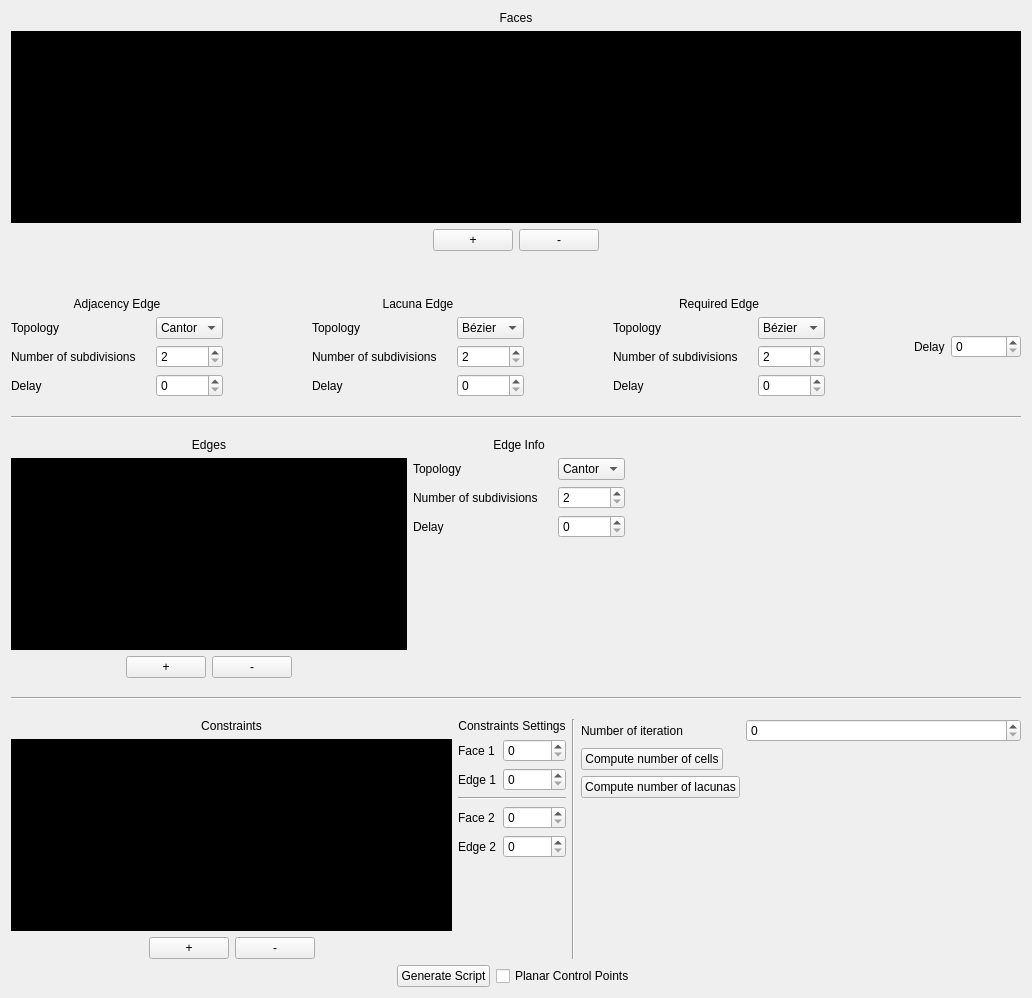
      <widget class="QWidget" name="tab">
       <attribute name="title">
        <string>Auto Subd 2D</string>
       </attribute>
       <layout class="QGridLayout" name="gridLayout_3">
        <item row="0" column="0">
         <layout class="QVBoxLayout" name="verticalLayout_6">
          <item>
           <layout class="QVBoxLayout" name="verticalLayout_4">
            <item>
             <layout class="QVBoxLayout" name="verticalLayout">
              <item>
               <widget class="QLabel" name="label_4">
                <property name="text">
                 <string>Faces</string>
                </property>
                <property name="alignment">
                 <set>Qt::AlignCenter</set>
                </property>
               </widget>
              </item>
              <item>
               <widget class="QListWidget" name="listWidget_faces">
                <property name="font">
                 <font>
                  <pointsize>12</pointsize>
                  <bold>true</bold>
                 </font>
                </property>
                <property name="styleSheet">
                 <string notr="true">QListWidget::item:selected{
	background-color: #AEAEFE;
	color: rgba(0, 0, 0, 0.66);
}
QListWidget::item{
	padding: 5px;
}
QListWidget {
	background-color: black;
	outline: none;
}</string>
                </property>
                <property name="spacing">
                 <number>0</number>
                </property>
               </widget>
              </item>
              <item>
               <layout class="QHBoxLayout" name="horizontalLayout_2">
                <item>
                 <spacer name="horizontalSpacer">
                  <property name="orientation">
                   <enum>Qt::Horizontal</enum>
                  </property>
                  <property name="sizeHint" stdset="0">
                   <size>
                    <width>40</width>
                    <height>20</height>
                   </size>
                  </property>
                 </spacer>
                </item>
                <item>
                 <widget class="QPushButton" name="pushButton_addFace">
                  <property name="text">
                   <string>+</string>
                  </property>
                 </widget>
                </item>
                <item>
                 <widget class="QPushButton" name="pushButton_removeFace">
                  <property name="enabled">
                   <bool>true</bool>
                  </property>
                  <property name="text">
                   <string>-</string>
                  </property>
                 </widget>
                </item>
                <item>
                 <spacer name="horizontalSpacer_2">
                  <property name="orientation">
                   <enum>Qt::Horizontal</enum>
                  </property>
                  <property name="sizeHint" stdset="0">
                   <size>
                    <width>40</width>
                    <height>20</height>
                   </size>
                  </property>
                 </spacer>
                </item>
               </layout>
              </item>
             </layout>
            </item>
            <item>
             <spacer name="verticalSpacer_8">
              <property name="orientation">
               <enum>Qt::Vertical</enum>
              </property>
              <property name="sizeHint" stdset="0">
               <size>
                <width>20</width>
                <height>40</height>
               </size>
              </property>
             </spacer>
            </item>
            <item>
             <layout class="QHBoxLayout" name="horizontalLayout">
              <item>
               <layout class="QFormLayout" name="formLayout_3">
                <item row="1" column="0">
                 <widget class="QLabel" name="labelTopology_3">
                  <property name="minimumSize">
                   <size>
                    <width>84</width>
                    <height>0</height>
                   </size>
                  </property>
                  <property name="text">
                   <string>Topology</string>
                  </property>
                 </widget>
                </item>
                <item row="1" column="1">
                 <widget class="QComboBox" name="comboBox_adjEdgeTopology">
                  <property name="enabled">
                   <bool>true</bool>
                  </property>
                  <property name="currentIndex">
                   <number>0</number>
                  </property>
                  <item>
                   <property name="text">
                    <string>Cantor</string>
                   </property>
                  </item>
                  <item>
                   <property name="text">
                    <string notr="true">Bézier</string>
                   </property>
                  </item>
                 </widget>
                </item>
                <item row="2" column="0">
                 <widget class="QLabel" name="labelNumberOfSubdivisions_3">
                  <property name="minimumSize">
                   <size>
                    <width>139</width>
                    <height>0</height>
                   </size>
                  </property>
                  <property name="text">
                   <string>Number of subdivisions</string>
                  </property>
                 </widget>
                </item>
                <item row="2" column="1">
                 <widget class="QSpinBox" name="spinBox_adjEdgeNbSubdivisions">
                  <property name="enabled">
                   <bool>true</bool>
                  </property>
                  <property name="minimum">
                   <number>2</number>
                  </property>
                 </widget>
                </item>
                <item row="3" column="0">
                 <widget class="QLabel" name="labelDelay_3">
                  <property name="minimumSize">
                   <size>
                    <width>84</width>
                    <height>0</height>
                   </size>
                  </property>
                  <property name="text">
                   <string>Delay</string>
                  </property>
                 </widget>
                </item>
                <item row="3" column="1">
                 <widget class="QSpinBox" name="spinBox_adjEdgeDelay">
                  <property name="enabled">
                   <bool>true</bool>
                  </property>
                 </widget>
                </item>
                <item row="0" column="0" colspan="2">
                 <widget class="QLabel" name="label_3">
                  <property name="text">
                   <string>Adjacency Edge</string>
                  </property>
                  <property name="alignment">
                   <set>Qt::AlignCenter</set>
                  </property>
                 </widget>
                </item>
               </layout>
              </item>
              <item>
               <spacer name="horizontalSpacer_7">
                <property name="orientation">
                 <enum>Qt::Horizontal</enum>
                </property>
                <property name="sizeHint" stdset="0">
                 <size>
                  <width>40</width>
                  <height>20</height>
                 </size>
                </property>
               </spacer>
              </item>
              <item>
               <layout class="QFormLayout" name="formLayout_2">
                <item row="1" column="0">
                 <widget class="QLabel" name="labelTopology_2">
                  <property name="minimumSize">
                   <size>
                    <width>84</width>
                    <height>0</height>
                   </size>
                  </property>
                  <property name="text">
                   <string>Topology</string>
                  </property>
                 </widget>
                </item>
                <item row="1" column="1">
                 <widget class="QComboBox" name="comboBox_gapEdgeTopology">
                  <property name="enabled">
                   <bool>true</bool>
                  </property>
                  <property name="currentIndex">
                   <number>1</number>
                  </property>
                  <item>
                   <property name="text">
                    <string>Cantor</string>
                   </property>
                  </item>
                  <item>
                   <property name="text">
                    <string notr="true">Bézier</string>
                   </property>
                  </item>
                 </widget>
                </item>
                <item row="2" column="0">
                 <widget class="QLabel" name="labelNumberOfSubdivisions_2">
                  <property name="minimumSize">
                   <size>
                    <width>139</width>
                    <height>0</height>
                   </size>
                  </property>
                  <property name="text">
                   <string>Number of subdivisions</string>
                  </property>
                 </widget>
                </item>
                <item row="2" column="1">
                 <widget class="QSpinBox" name="spinBox_gapEdgeNbSubdivisions">
                  <property name="enabled">
                   <bool>true</bool>
                  </property>
                  <property name="minimum">
                   <number>2</number>
                  </property>
                 </widget>
                </item>
                <item row="3" column="0">
                 <widget class="QLabel" name="labelDelay_2">
                  <property name="minimumSize">
                   <size>
                    <width>84</width>
                    <height>0</height>
                   </size>
                  </property>
                  <property name="text">
                   <string>Delay</string>
                  </property>
                 </widget>
                </item>
                <item row="3" column="1">
                 <widget class="QSpinBox" name="spinBox_gapEdgeDelay">
                  <property name="enabled">
                   <bool>true</bool>
                  </property>
                 </widget>
                </item>
                <item row="0" column="0" colspan="2">
                 <widget class="QLabel" name="label_2">
                  <property name="text">
                   <string>Lacuna Edge</string>
                  </property>
                  <property name="alignment">
                   <set>Qt::AlignCenter</set>
                  </property>
                 </widget>
                </item>
               </layout>
              </item>
              <item>
               <spacer name="horizontalSpacer_8">
                <property name="orientation">
                 <enum>Qt::Horizontal</enum>
                </property>
                <property name="sizeHint" stdset="0">
                 <size>
                  <width>40</width>
                  <height>20</height>
                 </size>
                </property>
               </spacer>
              </item>
              <item>
               <layout class="QFormLayout" name="formLayout">
                <item row="0" column="0" colspan="2">
                 <widget class="QLabel" name="label">
                  <property name="text">
                   <string>Required Edge</string>
                  </property>
                  <property name="alignment">
                   <set>Qt::AlignCenter</set>
                  </property>
                 </widget>
                </item>
                <item row="1" column="0">
                 <widget class="QLabel" name="labelTopology">
                  <property name="minimumSize">
                   <size>
                    <width>84</width>
                    <height>0</height>
                   </size>
                  </property>
                  <property name="text">
                   <string>Topology</string>
                  </property>
                 </widget>
                </item>
                <item row="1" column="1">
                 <widget class="QComboBox" name="comboBox_reqEdgeTopology">
                  <property name="enabled">
                   <bool>true</bool>
                  </property>
                  <property name="currentIndex">
                   <number>1</number>
                  </property>
                  <item>
                   <property name="text">
                    <string>Cantor</string>
                   </property>
                  </item>
                  <item>
                   <property name="text">
                    <string notr="true">Bézier</string>
                   </property>
                  </item>
                 </widget>
                </item>
                <item row="2" column="0">
                 <widget class="QLabel" name="labelNumberOfSubdivisions">
                  <property name="minimumSize">
                   <size>
                    <width>139</width>
                    <height>0</height>
                   </size>
                  </property>
                  <property name="text">
                   <string>Number of subdivisions</string>
                  </property>
                 </widget>
                </item>
                <item row="2" column="1">
                 <widget class="QSpinBox" name="spinBox_reqEdgeNbSubdivisions">
                  <property name="enabled">
                   <bool>true</bool>
                  </property>
                  <property name="minimum">
                   <number>2</number>
                  </property>
                 </widget>
                </item>
                <item row="3" column="0">
                 <widget class="QLabel" name="labelDelay">
                  <property name="minimumSize">
                   <size>
                    <width>84</width>
                    <height>0</height>
                   </size>
                  </property>
                  <property name="text">
                   <string>Delay</string>
                  </property>
                 </widget>
                </item>
                <item row="3" column="1">
                 <widget class="QSpinBox" name="spinBox_reqEdgeDelay">
                  <property name="enabled">
                   <bool>true</bool>
                  </property>
                 </widget>
                </item>
               </layout>
              </item>
              <item>
               <spacer name="horizontalSpacer_9">
                <property name="orientation">
                 <enum>Qt::Horizontal</enum>
                </property>
                <property name="sizeHint" stdset="0">
                 <size>
                  <width>40</width>
                  <height>20</height>
                 </size>
                </property>
               </spacer>
              </item>
              <item>
               <layout class="QHBoxLayout" name="horizontalLayout_9">
                <item>
                 <widget class="QLabel" name="label_13">
                  <property name="text">
                   <string>Delay</string>
                  </property>
                 </widget>
                </item>
                <item>
                 <widget class="QSpinBox" name="spinBox_faceDelay">
                  <property name="enabled">
                   <bool>true</bool>
                  </property>
                  <property name="minimumSize">
                   <size>
                    <width>70</width>
                    <height>0</height>
                   </size>
                  </property>
                 </widget>
                </item>
               </layout>
              </item>
             </layout>
            </item>
           </layout>
          </item>
          <item>
           <spacer name="verticalSpacer_6">
            <property name="orientation">
             <enum>Qt::Vertical</enum>
            </property>
            <property name="sizeHint" stdset="0">
             <size>
              <width>1010</width>
              <height>13</height>
             </size>
            </property>
           </spacer>
          </item>
          <item>
           <widget class="Line" name="line">
            <property name="orientation">
             <enum>Qt::Horizontal</enum>
            </property>
           </widget>
          </item>
          <item>
           <spacer name="verticalSpacer_7">
            <property name="orientation">
             <enum>Qt::Vertical</enum>
            </property>
            <property name="sizeHint" stdset="0">
             <size>
              <width>1010</width>
              <height>13</height>
             </size>
            </property>
           </spacer>
          </item>
          <item>
           <layout class="QHBoxLayout" name="horizontalLayout_5">
            <item>
             <layout class="QVBoxLayout" name="verticalLayout_2">
              <item>
               <widget class="QLabel" name="label_5">
                <property name="text">
                 <string>Edges</string>
                </property>
                <property name="alignment">
                 <set>Qt::AlignCenter</set>
                </property>
               </widget>
              </item>
              <item>
               <widget class="QListWidget" name="listWidget_edges">
                <property name="font">
                 <font>
                  <pointsize>12</pointsize>
                  <bold>true</bold>
                 </font>
                </property>
                <property name="styleSheet">
                 <string notr="true">QListWidget::item:selected{
	background-color: #AEAEFE;
	color: rgba(0, 0, 0, 0.66);
}
QListWidget::item{
	padding: 5px;
}
QListWidget {
	background-color: black;
	outline: none;
}</string>
                </property>
                <property name="spacing">
                 <number>0</number>
                </property>
               </widget>
              </item>
              <item>
               <layout class="QHBoxLayout" name="horizontalLayout_3">
                <item>
                 <spacer name="horizontalSpacer_4">
                  <property name="orientation">
                   <enum>Qt::Horizontal</enum>
                  </property>
                  <property name="sizeHint" stdset="0">
                   <size>
                    <width>40</width>
                    <height>20</height>
                   </size>
                  </property>
                 </spacer>
                </item>
                <item>
                 <widget class="QPushButton" name="pushButton_addEdge">
                  <property name="enabled">
                   <bool>true</bool>
                  </property>
                  <property name="text">
                   <string>+</string>
                  </property>
                 </widget>
                </item>
                <item>
                 <widget class="QPushButton" name="pushButton_removeEdge">
                  <property name="enabled">
                   <bool>true</bool>
                  </property>
                  <property name="text">
                   <string>-</string>
                  </property>
                 </widget>
                </item>
                <item>
                 <spacer name="horizontalSpacer_3">
                  <property name="orientation">
                   <enum>Qt::Horizontal</enum>
                  </property>
                  <property name="sizeHint" stdset="0">
                   <size>
                    <width>40</width>
                    <height>20</height>
                   </size>
                  </property>
                 </spacer>
                </item>
               </layout>
              </item>
             </layout>
            </item>
            <item>
             <layout class="QFormLayout" name="formLayout_4">
              <item row="1" column="0">
               <widget class="QLabel" name="labelTopology_4">
                <property name="minimumSize">
                 <size>
                  <width>84</width>
                  <height>0</height>
                 </size>
                </property>
                <property name="text">
                 <string>Topology</string>
                </property>
               </widget>
              </item>
              <item row="1" column="1">
               <widget class="QComboBox" name="comboBox_currentEdgeTopology">
                <property name="enabled">
                 <bool>true</bool>
                </property>
                <item>
                 <property name="text">
                  <string>Cantor</string>
                 </property>
                </item>
                <item>
                 <property name="text">
                  <string notr="true">Bézier</string>
                 </property>
                </item>
               </widget>
              </item>
              <item row="2" column="0">
               <widget class="QLabel" name="labelNumberOfSubdivisions_4">
                <property name="minimumSize">
                 <size>
                  <width>139</width>
                  <height>0</height>
                 </size>
                </property>
                <property name="text">
                 <string>Number of subdivisions</string>
                </property>
               </widget>
              </item>
              <item row="2" column="1">
               <widget class="QSpinBox" name="spinBox_currentEdgeNbSubdivisions">
                <property name="enabled">
                 <bool>true</bool>
                </property>
                <property name="minimum">
                 <number>2</number>
                </property>
               </widget>
              </item>
              <item row="3" column="0">
               <widget class="QLabel" name="labelDelay_4">
                <property name="minimumSize">
                 <size>
                  <width>84</width>
                  <height>0</height>
                 </size>
                </property>
                <property name="text">
                 <string>Delay</string>
                </property>
               </widget>
              </item>
              <item row="3" column="1">
               <widget class="QSpinBox" name="spinBox_currentEdgeDelay">
                <property name="enabled">
                 <bool>true</bool>
                </property>
               </widget>
              </item>
              <item row="0" column="0" colspan="2">
               <widget class="QLabel" name="label_6">
                <property name="text">
                 <string>Edge Info</string>
                </property>
                <property name="alignment">
                 <set>Qt::AlignCenter</set>
                </property>
               </widget>
              </item>
             </layout>
            </item>
            <item>
             <spacer name="horizontalSpacer_10">
              <property name="orientation">
               <enum>Qt::Horizontal</enum>
              </property>
              <property name="sizeHint" stdset="0">
               <size>
                <width>40</width>
                <height>20</height>
               </size>
              </property>
             </spacer>
            </item>
           </layout>
          </item>
          <item>
           <spacer name="verticalSpacer_5">
            <property name="orientation">
             <enum>Qt::Vertical</enum>
            </property>
            <property name="sizeHint" stdset="0">
             <size>
              <width>1010</width>
              <height>13</height>
             </size>
            </property>
           </spacer>
          </item>
          <item>
           <widget class="Line" name="line_2">
            <property name="orientation">
             <enum>Qt::Horizontal</enum>
            </property>
           </widget>
          </item>
          <item>
           <spacer name="verticalSpacer_4">
            <property name="orientation">
             <enum>Qt::Vertical</enum>
            </property>
            <property name="sizeHint" stdset="0">
             <size>
              <width>1010</width>
              <height>13</height>
             </size>
            </property>
           </spacer>
          </item>
          <item>
           <layout class="QHBoxLayout" name="horizontalLayout_6">
            <item>
             <layout class="QVBoxLayout" name="verticalLayout_3">
              <item>
               <widget class="QLabel" name="label_7">
                <property name="text">
                 <string>Constraints</string>
                </property>
                <property name="alignment">
                 <set>Qt::AlignCenter</set>
                </property>
               </widget>
              </item>
              <item>
               <widget class="QListWidget" name="listWidget_constraints">
                <property name="font">
                 <font>
                  <pointsize>12</pointsize>
                  <bold>true</bold>
                 </font>
                </property>
                <property name="styleSheet">
                 <string notr="true">QListWidget::item:selected{
	background-color: #AEAEFE;
	color: rgba(0, 0, 0, 0.66);
}
QListWidget::item{
	padding: 5px;
}
QListWidget {
	background-color: black;
	outline: none;
}</string>
                </property>
                <property name="spacing">
                 <number>0</number>
                </property>
               </widget>
              </item>
              <item>
               <layout class="QHBoxLayout" name="horizontalLayout_4">
                <item>
                 <spacer name="horizontalSpacer_6">
                  <property name="orientation">
                   <enum>Qt::Horizontal</enum>
                  </property>
                  <property name="sizeHint" stdset="0">
                   <size>
                    <width>40</width>
                    <height>20</height>
                   </size>
                  </property>
                 </spacer>
                </item>
                <item>
                 <widget class="QPushButton" name="pushButton_addConstraint">
                  <property name="enabled">
                   <bool>true</bool>
                  </property>
                  <property name="text">
                   <string>+</string>
                  </property>
                 </widget>
                </item>
                <item>
                 <widget class="QPushButton" name="pushButton_removeConstraint">
                  <property name="enabled">
                   <bool>true</bool>
                  </property>
                  <property name="text">
                   <string>-</string>
                  </property>
                 </widget>
                </item>
                <item>
                 <spacer name="horizontalSpacer_5">
                  <property name="orientation">
                   <enum>Qt::Horizontal</enum>
                  </property>
                  <property name="sizeHint" stdset="0">
                   <size>
                    <width>40</width>
                    <height>20</height>
                   </size>
                  </property>
                 </spacer>
                </item>
               </layout>
              </item>
             </layout>
            </item>
            <item>
             <layout class="QVBoxLayout" name="verticalLayout_5">
              <item>
               <widget class="QLabel" name="label_12">
                <property name="text">
                 <string>Constraints Settings</string>
                </property>
                <property name="alignment">
                 <set>Qt::AlignCenter</set>
                </property>
               </widget>
              </item>
              <item>
               <layout class="QFormLayout" name="formLayout_5">
                <item row="0" column="0">
                 <widget class="QLabel" name="label_8">
                  <property name="text">
                   <string>Face 1</string>
                  </property>
                 </widget>
                </item>
                <item row="1" column="0">
                 <widget class="QLabel" name="label_9">
                  <property name="text">
                   <string>Edge 1</string>
                  </property>
                 </widget>
                </item>
                <item row="3" column="0">
                 <widget class="QLabel" name="label_10">
                  <property name="text">
                   <string>Face 2</string>
                  </property>
                 </widget>
                </item>
                <item row="4" column="0">
                 <widget class="QLabel" name="label_11">
                  <property name="text">
                   <string>Edge 2</string>
                  </property>
                 </widget>
                </item>
                <item row="0" column="1">
                 <widget class="QSpinBox" name="spinBox_constraintFace1"/>
                </item>
                <item row="1" column="1">
                 <widget class="QSpinBox" name="spinBox_constraintEdge1"/>
                </item>
                <item row="3" column="1">
                 <widget class="QSpinBox" name="spinBox_constraintFace2"/>
                </item>
                <item row="4" column="1">
                 <widget class="QSpinBox" name="spinBox_constraintEdge2"/>
                </item>
                <item row="2" column="0" colspan="2">
                 <widget class="Line" name="line_3">
                  <property name="orientation">
                   <enum>Qt::Horizontal</enum>
                  </property>
                 </widget>
                </item>
               </layout>
              </item>
              <item>
               <spacer name="verticalSpacer_2">
                <property name="orientation">
                 <enum>Qt::Vertical</enum>
                </property>
                <property name="sizeHint" stdset="0">
                 <size>
                  <width>20</width>
                  <height>40</height>
                 </size>
                </property>
               </spacer>
              </item>
             </layout>
            </item>
            <item>
             <widget class="Line" name="line_4">
              <property name="orientation">
               <enum>Qt::Vertical</enum>
              </property>
             </widget>
            </item>
            <item>
             <layout class="QFormLayout" name="formLayout_6">
              <item row="0" column="1">
               <widget class="QSpinBox" name="spinBox_nbIterations"/>
              </item>
              <item row="0" column="0">
               <widget class="QLabel" name="label_22">
                <property name="text">
                 <string>Number of iteration </string>
                </property>
               </widget>
              </item>
              <item row="1" column="0">
               <widget class="QPushButton" name="pushButton_computeNbCells">
                <property name="text">
                 <string>Compute number of cells</string>
                </property>
               </widget>
              </item>
              <item row="1" column="1">
               <widget class="QLabel" name="label_nbCells">
                <property name="text">
                 <string/>
                </property>
               </widget>
              </item>
              <item row="2" column="0">
               <widget class="QPushButton" name="pushButton_computeNbLacunas">
                <property name="text">
                 <string>Compute number of lacunas</string>
                </property>
               </widget>
              </item>
              <item row="2" column="1">
               <widget class="QLabel" name="label_nbLacunas">
                <property name="text">
                 <string/>
                </property>
               </widget>
              </item>
              <item row="3" column="1">
               <spacer name="horizontalSpacer_15">
                <property name="orientation">
                 <enum>Qt::Horizontal</enum>
                </property>
                <property name="sizeHint" stdset="0">
                 <size>
                  <width>40</width>
                  <height>20</height>
                 </size>
                </property>
               </spacer>
              </item>
             </layout>
            </item>
           </layout>
          </item>
          <item>
           <layout class="QHBoxLayout" name="horizontalLayout_7">
            <item>
             <spacer name="horizontalSpacer_13">
              <property name="orientation">
               <enum>Qt::Horizontal</enum>
              </property>
              <property name="sizeHint" stdset="0">
               <size>
                <width>40</width>
                <height>20</height>
               </size>
              </property>
             </spacer>
            </item>
            <item>
             <widget class="QPushButton" name="pushButton_generateScript">
              <property name="enabled">
               <bool>true</bool>
              </property>
              <property name="text">
               <string>Generate Script</string>
              </property>
             </widget>
            </item>
            <item>
             <widget class="QCheckBox" name="checkBox_planarControlPoints">
              <property name="text">
               <string>Planar Control Points</string>
              </property>
             </widget>
            </item>
            <item>
             <spacer name="horizontalSpacer_14">
              <property name="orientation">
               <enum>Qt::Horizontal</enum>
              </property>
              <property name="sizeHint" stdset="0">
               <size>
                <width>40</width>
                <height>20</height>
               </size>
              </property>
             </spacer>
            </item>
           </layout>
          </item>
         </layout>
        </item>
       </layout>
      </widget>
